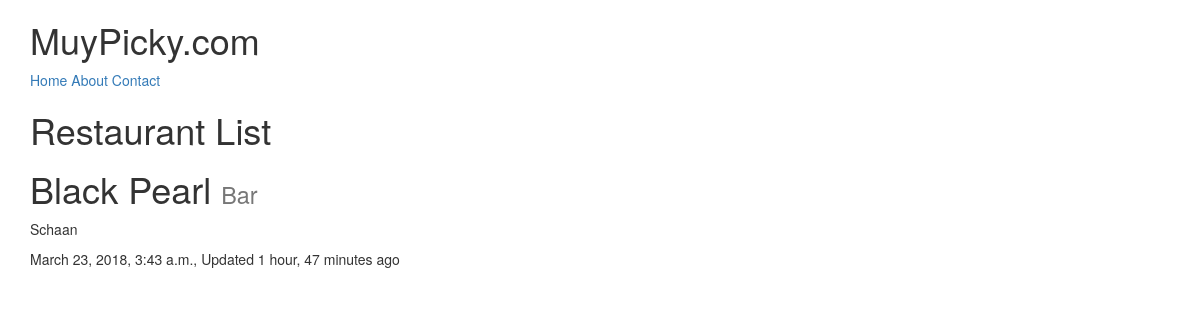
The app's page /restaurants/black-pearl/ with its own data.
### restaurants/models.py (models this page shows, shortened)
class RestaurantLocation(models.Model):
    name         = models.CharField(max_length=120)
    location     = models.CharField(max_length=120, null=True, blank=True)
    category     = models.CharField(max_length=120, null=True, blank=False)
    timestamp    = models.DateTimeField(auto_now_add=True)
    updated      = models.DateTimeField(auto_now=True)
    slug         = models.SlugField(unique=True)
    @property
    def title(self):
        return self.name

### restaurants/views.py (the view)
# urls.py: url(r'^restaurants/(?P<slug>[\w-]+)/$', RestaurantDetailView.as_view()),
class RestaurantDetailView(DetailView):
    queryset = RestaurantLocation.objects.all()

### restaurants/templates/restaurants/restaurantlocation_detail.html (shortened to what this page needs)
{% extends "base.html" %}
{% block content %}
<h1>Restaurant List</h1>
<h1>{{ object.title}} <small> {{ object.category }}</small></h1>
<p>{{ object.location}}</p>
<p>{{ object.timestamp }}, Updated {{ object.updated|timesince }} ago</p>
{% endblock content %}

### records on screen
RestaurantLocation: title "Black Pearl", category "Bar", location "Schaan", timestamp "March 23, 2018, 3:43 a.m.", updated "1 hour, 47 minutes"
